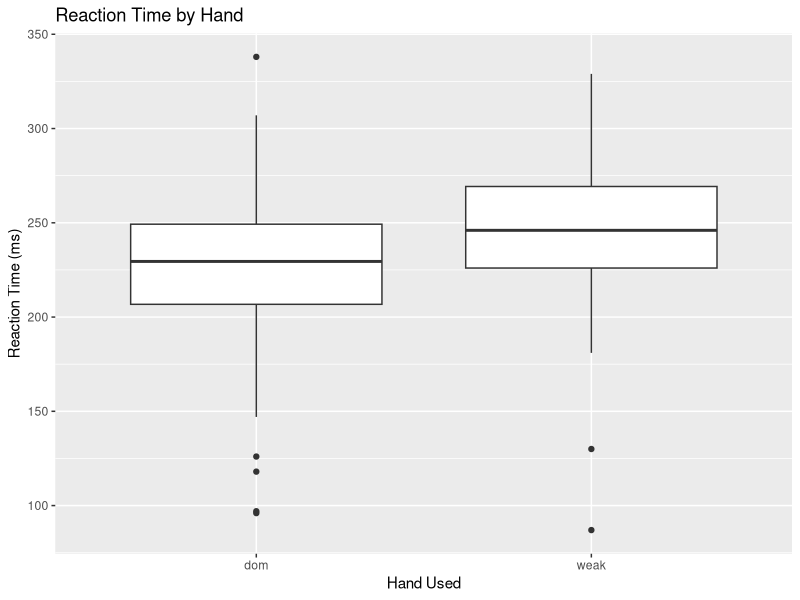
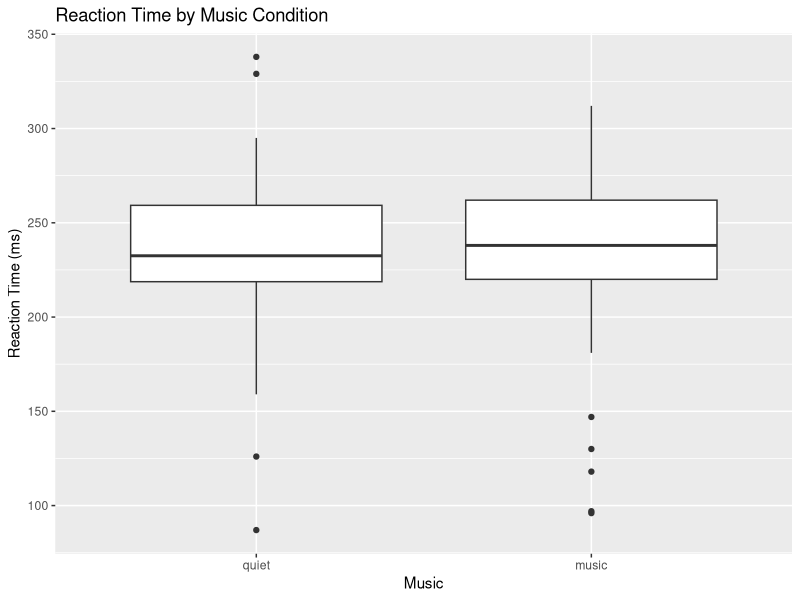
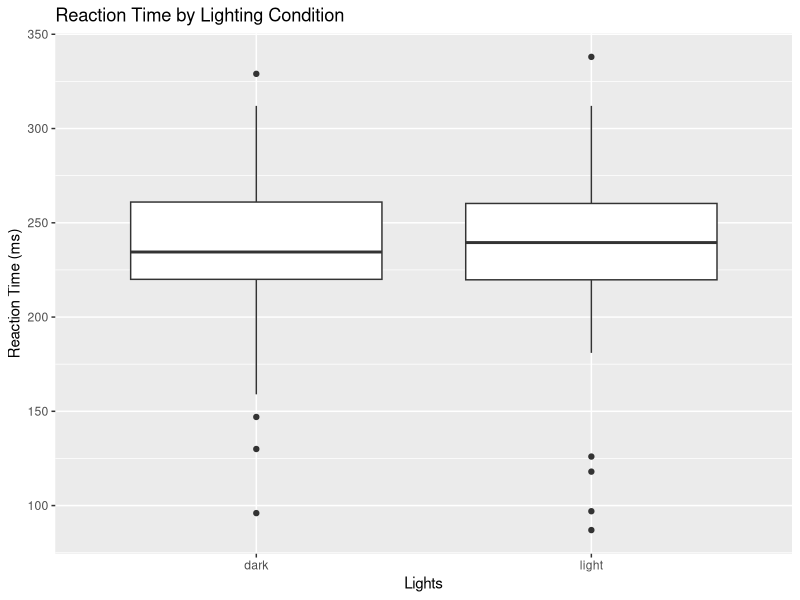
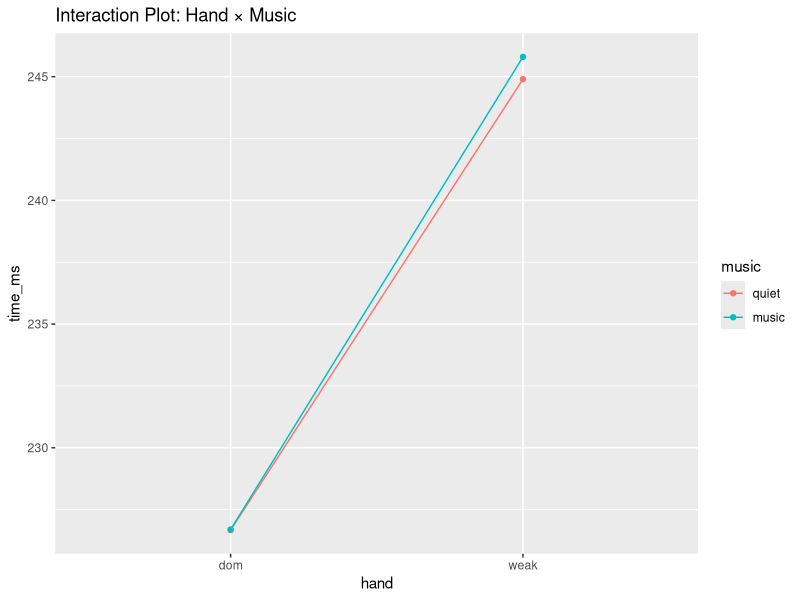
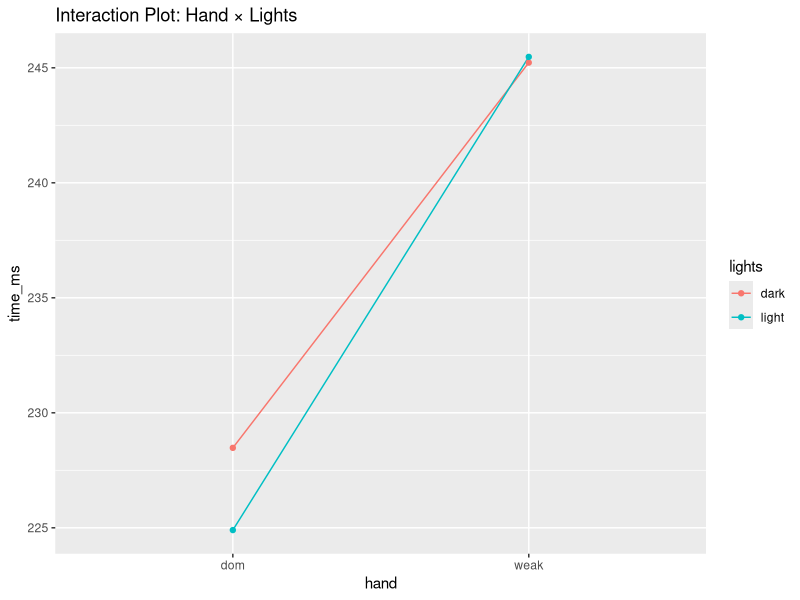

These figures' R source, in order:
## ---- chunk 1
knitr::opts_chunk$set(message =  FALSE)
knitr::opts_chunk$set(warning =  FALSE)
knitr::opts_chunk$set(error =  FALSE)

## ---- chunk 2
set.seed(12032025)
comboOfFactors <- c('Quiet&Dark&DomHand', 'Music&Dark&DomHand',
                    'Quiet&Dark&WeakHand','Music&Dark&WeakHand',
                    'Quiet&Light&DomHand','Music&Light&DomHand',
                    'Quiet&Light&WeakHand','Music&Light&WeakHand')
Person1 <- sample(comboOfFactors, size = 8)
Person2 <- sample(comboOfFactors, size = 8)
Person3 <- sample(comboOfFactors, size = 8)
Person4 <- sample(comboOfFactors, size = 8)

cat('Alex will test in the following order\n', Person1[c(1,2,3,4)], '\n', Person1[c(5,6,7,8)],'\n')
cat('\nAyden will test in the following order\n', Person2[c(1,2,3,4)], '\n', Person2[c(5,6,7,8)],'\n')
cat('\nDarren will test in the following order\n', Person3[c(1,2,3,4)], '\n', Person3[c(5,6,7,8)],'\n')
cat('\nPeyton will test in the following order\n', Person4[c(1,2,3,4)], '\n', Person4[c(5,6,7,8)],'\n')

## ---- chunk 3
library(dplyr)

subjects     <- c("Alex", "Ayden", "Darren", "Peyton")
music_levels <- c("quiet", "music")
lights_lvls  <- c("dark", "light")
hand_levels  <- c("dom", "weak")

# 3-factor 2x2x2 × 4 subjects × 5 reps
df <- expand.grid(
  subject = subjects,
  music   = music_levels,
  lights  = lights_lvls,
  hand    = hand_levels,
  rep     = 1:5          # 5 runs per combo
) %>%
  arrange(subject)

# column where you'll put the reaction times
df$time_ms <- NA_real_
## ---- chunk 4
#This is the function so we can enter in all of our data easily
enter_times <- function(name, music, lights, hand, times) {
  df$time_ms[df$subject==name &
             df$music==music &
             df$lights==lights &
             df$hand==hand] <<- times
}

# Alex's Data
enter_times("Alex", "music", "light", "weak", c(265, 217, 219, 261, 260))
enter_times("Alex", "quiet", "dark",  "weak", c(250, 271, 259, 202, 216))
enter_times("Alex", "quiet", "light", "dom",  c(207, 206, 203, 126, 189))
enter_times("Alex", "music", "dark",  "weak", c(181, 236, 194, 215, 214))
enter_times("Alex", "music", "light", "dom",  c(197, 189, 97, 200, 181))
enter_times("Alex", "music", "dark",  "dom",  c(197, 147, 96, 194, 201))
enter_times("Alex", "quiet", "light", "weak", c(214, 183, 241, 87, 221))
enter_times("Alex", "quiet", "dark",  "dom",  c(212, 202, 203, 187, 159))

# Ayden's Data
enter_times("Ayden", "quiet", "dark",  "weak", c(223, 245, 235, 226, 236))
enter_times("Ayden", "music", "dark",  "weak", c(226, 233, 229, 235, 233))
enter_times("Ayden", "music", "light", "dom",  c(220, 231, 275, 226, 238))
enter_times("Ayden", "quiet", "light", "weak", c(252, 219, 218, 243, 235))
enter_times("Ayden", "music", "light", "weak", c(226, 255, 247, 228, 242))
enter_times("Ayden", "quiet", "light", "dom",  c(226, 338, 227, 196, 245))
enter_times("Ayden", "quiet", "dark",  "dom",  c(224, 232, 223, 230, 231))
enter_times("Ayden", "music", "dark",  "dom",  c(220, 241, 238, 257, 234))

# Darren's Data
enter_times("Darren", "quiet", "dark",  "weak", c(269, 264, 272, 274, 253))
enter_times("Darren", "music", "dark",  "weak", c(130, 290, 273, 289, 291))
enter_times("Darren", "music", "light", "dom",  c(247, 230, 118, 260, 232))
enter_times("Darren", "music", "light", "weak", c(228, 251, 270, 261, 275))
enter_times("Darren", "quiet", "light", "weak", c(290, 268, 260, 245, 271))
enter_times("Darren", "quiet", "dark",  "dom",  c(267, 265, 248, 231, 259))
enter_times("Darren", "music", "dark",  "dom",  c(271, 293, 307, 260, 275))
enter_times("Darren", "quiet", "light", "dom",  c(223, 215, 221, 229, 253))

# Peyton's Data
enter_times("Peyton", "music", "light", "weak", c(272, 265, 279, 236, 312))
enter_times("Peyton", "music", "light", "dom",  c(287, 243, 265, 229, 259))
enter_times("Peyton", "quiet", "dark",  "weak", c(222, 329, 233, 289, 278))
enter_times("Peyton", "quiet", "light", "dom",  c(228, 249, 295, 264, 232))
enter_times("Peyton", "music", "dark",  "dom",  c(252, 229, 243, 250, 239))
enter_times("Peyton", "quiet", "dark",  "dom",  c(223, 226, 238, 218, 217))
enter_times("Peyton", "music", "dark",  "weak", c(228, 243, 291, 220, 312))
enter_times("Peyton", "quiet", "light", "weak", c(260, 261, 275, 249, 258))

## ---- chunk 5
library(dplyr)

summary_table <- df %>%
  dplyr::group_by(music, lights, hand) %>%
  dplyr::summarise(
    mean_time = mean(time_ms),
    sd_time   = sd(time_ms)
  )

summary_table
## ---- chunk 6
library(ggplot2)

# Boxplot by Hand
ggplot(df, aes(x = hand, y = time_ms)) +
  geom_boxplot() +
  labs(title = "Reaction Time by Hand",
       x = "Hand Used",
       y = "Reaction Time (ms)")

# Boxplot by Music
ggplot(df, aes(x = music, y = time_ms)) +
  geom_boxplot() +
  labs(title = "Reaction Time by Music Condition",
       x = "Music",
       y = "Reaction Time (ms)")

# Boxplot by Lights
ggplot(df, aes(x = lights, y = time_ms)) +
  geom_boxplot() +
  labs(title = "Reaction Time by Lighting Condition",
       x = "Lights",
       y = "Reaction Time (ms)")

# Interaction Plot: Hand × Music
ggplot(df, aes(x = hand, y = time_ms, color = music, group = music)) +
  stat_summary(fun = mean, geom = "line") +
  stat_summary(fun = mean, geom = "point") +
  labs(title = "Interaction Plot: Hand × Music")

# Interaction Plot: Hand × Lights
ggplot(df, aes(x = hand, y = time_ms, color = lights, group = lights)) +
  stat_summary(fun = mean, geom = "line") +
  stat_summary(fun = mean, geom = "point") +
  labs(title = "Interaction Plot: Hand × Lights")

